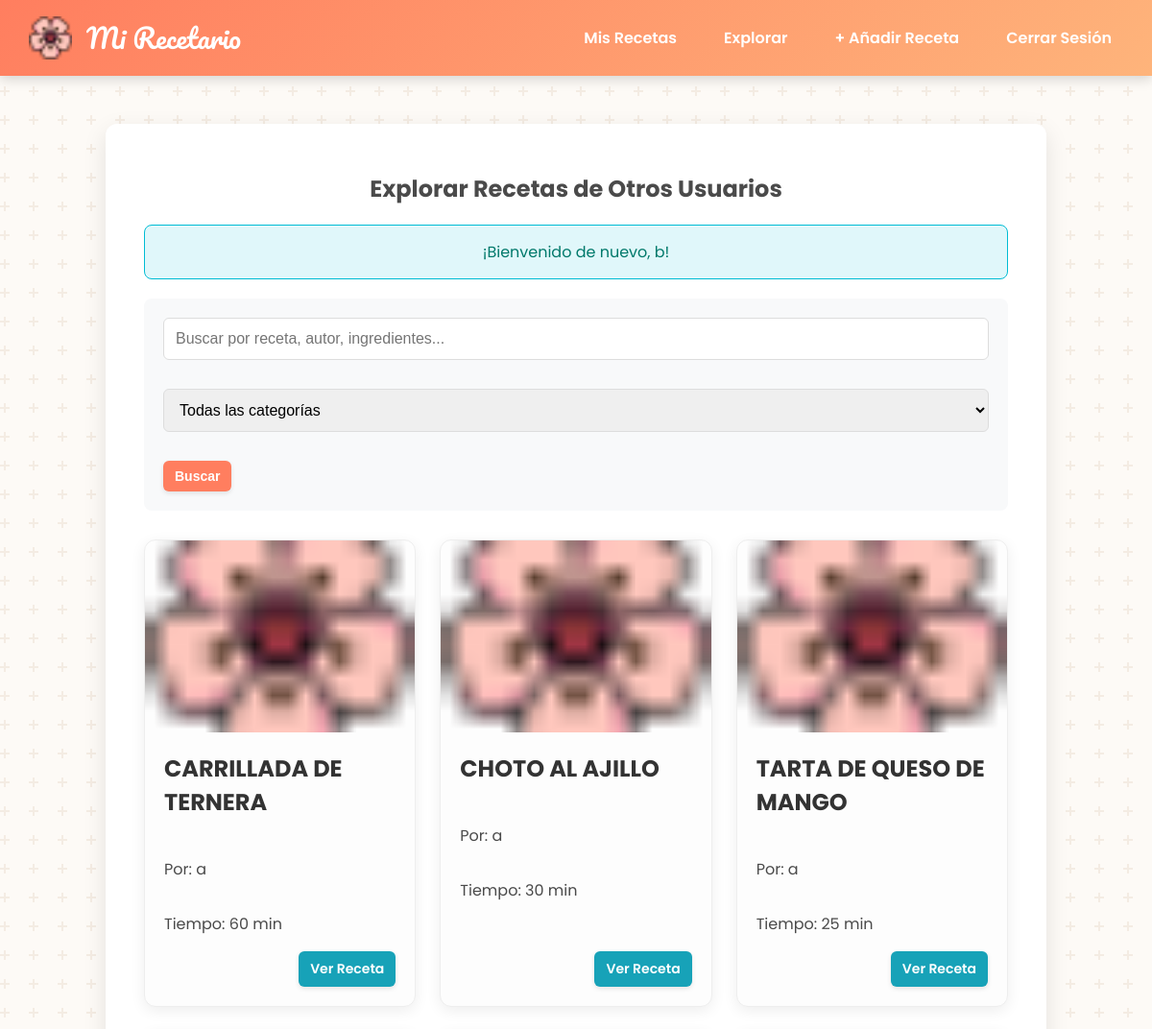
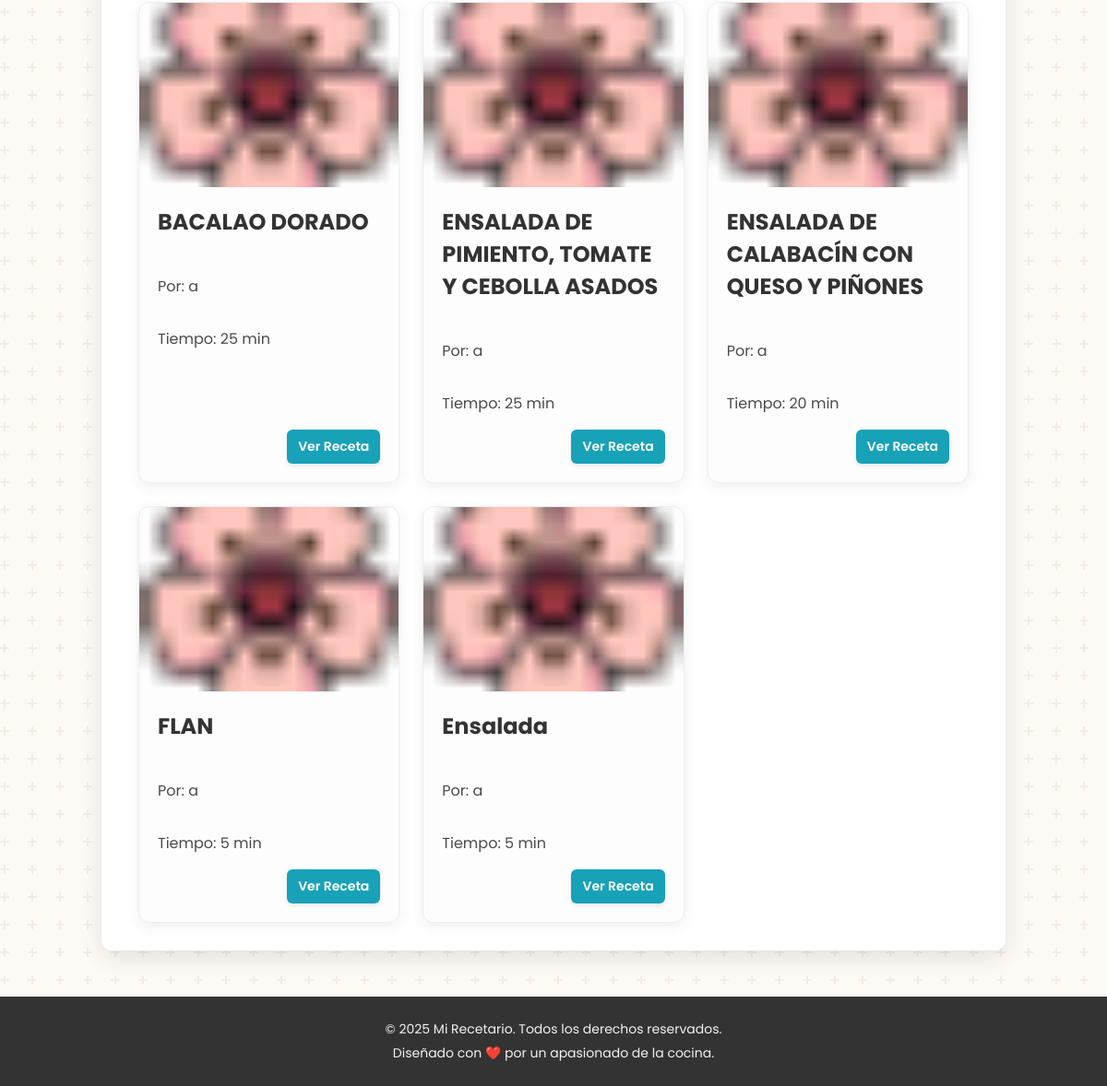
The app's page /explore_recipes.php (signed in), older data (2 pictures, top to bottom).
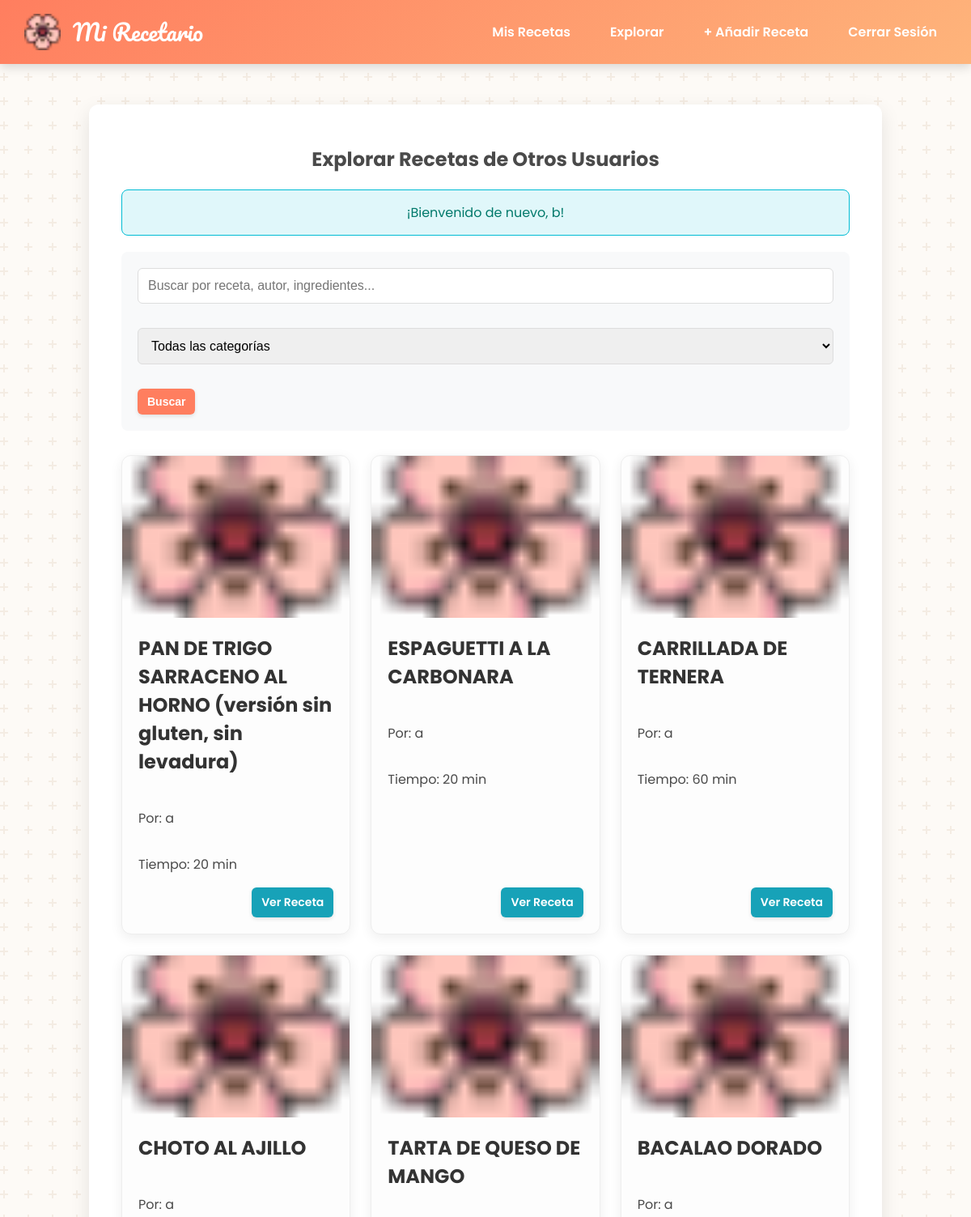
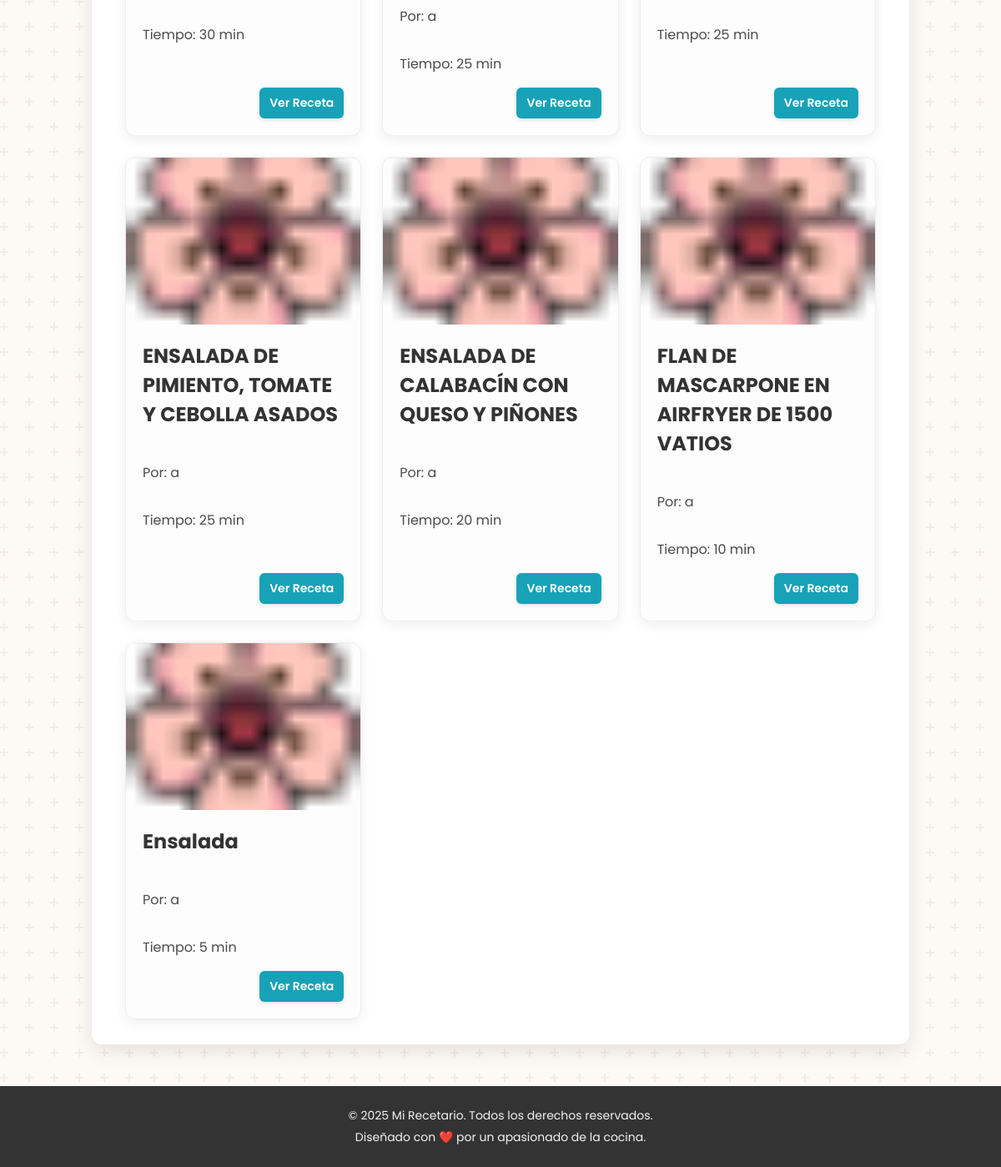
The same page, newer data (2 pictures, top to bottom).
### tables this page shows
CREATE TABLE `recetas` (
  `id_receta` int(11) NOT NULL,
  `id_usuario` int(11) NOT NULL,
  `nombre_receta` varchar(100) NOT NULL,
  `ingredientes` text NOT NULL,
  `preparacion` text NOT NULL,
  `tiempo_preparacion_minutos` int(11) DEFAULT NULL,
  `fecha_creacion` datetime DEFAULT current_timestamp(),
  `imagen_url` varchar(100) DEFAULT NULL
);

CREATE TABLE `usuarios` (
  `id_usuario` int(11) NOT NULL,
  `nombre_usuario` varchar(50) NOT NULL,
  `email` varchar(100) NOT NULL,
  `contrasena` varchar(255) NOT NULL,
  `fecha_registro` datetime DEFAULT current_timestamp()
);

### public/explore_recipes.php (the view, shortened to what this page needs)
<?php
require_once '../includes/header.php';
require_once '../includes/db_connect.php';
$user_id = $_SESSION['user_id'];
$recetas = [];
$search_query = trim($_GET['search'] ?? '');
$sql = "
    SELECT DISTINCT
        r.id_receta,
        r.nombre_receta,
        r.tiempo_preparacion_minutos,
        r.imagen_url,
        u.nombre_usuario AS autor
    FROM recetas r
    JOIN usuarios u ON r.id_usuario = u.id_usuario";
$sql .= " WHERE r.id_usuario != ?";
$params = [$user_id];
$sql .= " ORDER BY r.fecha_creacion DESC";
try {
    $stmt = $pdo->prepare($sql);
    $stmt->execute($params);
    $recetas = $stmt->fetchAll();
} catch (\PDOException $e) {
    error_log("Error al cargar recetas para explorar: " . $e->getMessage());
    $_SESSION['message'] = '<p class="message error">Error al cargar las recetas. Inténtalo de nuevo.</p>';
}
?>
<div class="explore-container">
    <h2>Explorar Recetas de Otros Usuarios</h2>
    <?php
    if (isset($_SESSION['message'])) {
        echo $_SESSION['message'];
    }
    ?>
    <div class="search-filter-section">
        <form action="explore_recipes.php" method="GET">
            <input type="text" name="search" placeholder="Buscar por receta, autor, ingredientes..." value="<?= htmlspecialchars($search_query) ?>">
            <select name="category">
                <option value="">Todas las categorías</option>
            </select>
            <button type="submit" class="btn">Buscar</button>
        </form>
    </div>
    <?php if (empty($recetas)): ?>
        <div class="message">
            <p>No se encontraron recetas que coincidan con tus filtros.</p>
        </div>
    <?php else: ?>
        <div class="recipes-grid">
            <?php foreach ($recetas as $receta): ?>
                <div class="recipe-card">
                    <img src="<?= htmlspecialchars($receta['imagen_url'] ?? 'img/flor-de-cerezo.png') ?>" alt="Imagen de <?= htmlspecialchars($receta['nombre_receta']) ?>" class="recipe-card-image" onerror="this.onerror=null;this.src='img/flor-de-cerezo.png';">
                    <div class="recipe-card-content">
                        <h3><?= htmlspecialchars($receta['nombre_receta']) ?></h3>
                        <p class="author-info">Por: <?= htmlspecialchars($receta['autor']) ?></p>
                        <p>Tiempo: <?= htmlspecialchars($receta['tiempo_preparacion_minutos'] ?? 'N/A') ?> min</p>
                        <div class="recipe-actions">
                            <a href="view_recipe.php?id=<?= $receta['id_receta'] ?>&explore=1" class="btn btn-info">Ver Receta</a>
                        </div>
                    </div>
                </div>
            <?php endforeach; ?>
        </div>
    <?php endif; ?>
</div>
<?php
require_once '../includes/footer.php';
?>

### includes/header.php (shortened to what this page needs)
<?php
$is_logged_in = isset($_SESSION['user_id']);
?>
<!DOCTYPE html>
<html lang="es">
<head>
    <link rel="stylesheet" href="css/style.css">
</head>
<body>
    <header class="main-header">
        <div class="header-container">
            <a href="index.php" class="logo">
                <img src="img/flor-de-cerezo.png" alt="Logo Recetario" class="logo-img">
                <span class="logo-text">Mi Recetario</span>
            </a>
            <nav class="main-nav">
                <ul>
                    <?php if ($is_logged_in): ?>
                        <li><a href="dashboard.php">Mis Recetas</a></li>
                        <li><a href="explore_recipes.php">Explorar</a></li>
                        <li><a href="add_recipe.php">+ Añadir Receta</a></li>
                        <li><a href="logout.php">Cerrar Sesión</a></li>
                    <?php else: ?>
                        <li><a href="index.php">Login</a></li>
                        <li><a href="register.php">Registrarse</a></li>
                    <?php endif; ?>
                </ul>
            </nav>
        </div>
    </header>
    <main class="main-content">

### includes/footer.php (shortened to what this page needs)
    </main>
    <footer class="main-footer">
        <div class="footer-container">
            <p>&copy; <?= date('Y') ?> Mi Recetario. Todos los derechos reservados.</p>
            <p>Diseñado con ❤️ por un apasionado de la cocina.</p>
        </div>
    </footer>
</body>
</html>

### public/css/style.css (style rules this page uses)
html { box-sizing: border-box; }
*, *:before, *:after { box-sizing: inherit; }
body { font-family: 'Poppins', sans-serif; background-color: #fdfaf6; color: #4a4a4a; margin: 0; display: flex; flex-direction: column; min-height: 100vh; overflow-x: hidden; }
.main-content { flex: 1; padding: 20px; }
.main-header { background: linear-gradient(135deg, #ff7e5f, #feb47b); color: white; padding: 15px 30px; box-shadow: 0 4px 12px rgba(0, 0, 0, 0.15); position: sticky; top: 0; z-index: 1000; }
.header-container { display: flex; justify-content: space-between; align-items: center; max-width: 1200px; margin: 0 auto; }
.logo { display: flex; align-items: center; text-decoration: none; color: white; }
.logo-img { height: 45px; margin-right: 15px; transition: transform 0.3s ease; }
.logo-text { font-family: 'Pacifico', cursive; font-size: 28px; font-weight: 500; }
.main-nav ul { margin: 0; padding: 0; list-style: none; display: flex; align-items: center; gap: 25px; }
.main-nav a { color: white; text-decoration: none; font-size: 16px; font-weight: 600; padding: 8px 12px; border-radius: 6px; transition: background-color 0.3s, color 0.3s; }
.main-footer { background-color: #333; color: #f2f2f2; text-align: center; padding: 20px; font-size: 14px; }
.footer-container { max-width: 1200px; margin: 0 auto; }
.footer-container p { margin: 5px 0; }
.container, .dashboard-container, .form-container, .recipe-detail-container, .explore-container { background-color: #ffffff; padding: 30px 40px; border-radius: 12px; box-shadow: 0 8px 25px rgba(0, 0, 0, 0.1); width: 100%; max-width: 980px; margin: 30px auto; text-align: center; }
form { text-align: left; }
input[type="text"], input[type="email"], input[type="password"], input[type="number"], textarea, select { width: 100%; padding: 12px; margin-bottom: 15px; border: 1px solid #ddd; border-radius: 6px; font-size: 16px; box-sizing: border-box; }
.btn, button { background: #ff7e5f; color: white; padding: 8px 12px; border: none; border-radius: 6px; cursor: pointer; font-size: 14px; font-weight: 600; text-decoration: none; display: inline-block; transition: background-color 0.3s, transform 0.2s, box-shadow 0.3s; box-shadow: 0 2px 5px rgba(0, 0, 0, 0.1); }
.btn-info { background-color: #17a2b8; }
.message { background-color: #e0f7fa; color: #00796b; border: 1px solid #00bcd4; padding: 15px; border-radius: 8px; margin-bottom: 20px; text-align: center; }
.recipes-grid { display: grid; grid-template-columns: repeat(auto-fit, minmax(280px, 1fr)); gap: 25px; margin-top: 30px; }
.recipe-card { background-color: #fdfdfd; border: 1px solid #eee; border-radius: 12px; text-align: left; box-shadow: 0 4px 15px rgba(0, 0, 0, 0.07); display: flex; flex-direction: column; transition: transform 0.3s, box-shadow 0.3s; }
.recipe-card-image { width: 100%; height: 200px; object-fit: cover; }
.recipe-card-content { padding: 20px; display: flex; flex-direction: column; flex-grow: 1; }
.recipe-card h3 { margin-top: 0; color: #333; font-size: 1.5em; }
.recipe-actions { display: flex; justify-content: flex-end; gap: 5px; margin-top: auto; flex-wrap: wrap; align-items: center; }
.search-filter-section { margin-bottom: 30px; padding: 20px; background-color: #f8f9fa; border-radius: 8px; }
.search-filter-section form { display: flex; flex-wrap: wrap; gap: 15px; align-items: center; }

Row changes from the older to the newer data that the page shows:
added recetas: nombre_receta "PAN DE TRIGO SARRACENO AL HORNO (versión sin gluten, sin levadura)", id_usuario.nombre_usuario "a", tiempo_preparacion_minutos "20"
added recetas: nombre_receta "ESPAGUETTI A LA CARBONARA", id_usuario.nombre_usuario "a", tiempo_preparacion_minutos "20"
changed recetas: nombre_receta "FLAN" → "FLAN DE MASCARPONE EN AIRFRYER DE 1500 VATIOS"; tiempo_preparacion_minutos "5" → "10"
